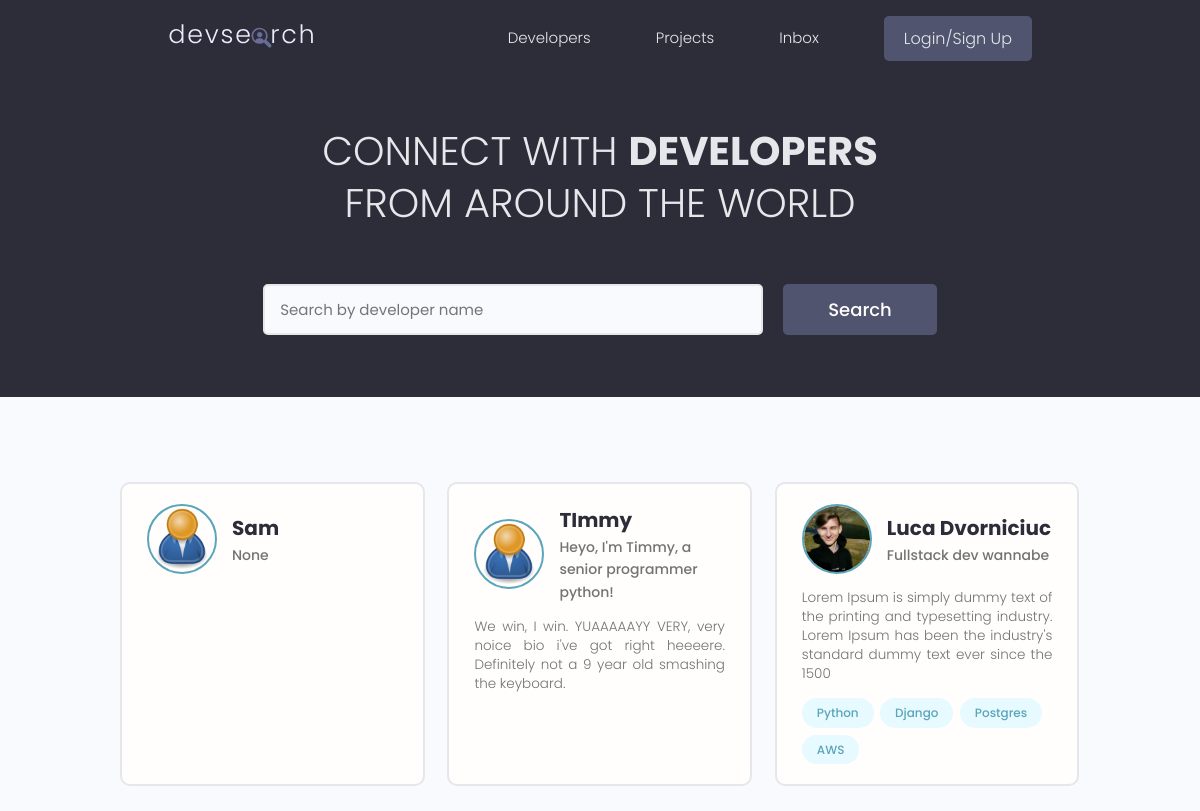
The page / on the database its author committed.
### users/models.py (models this page shows, shortened)
class Profile(models.Model):
    id = models.UUIDField(default=uuid.uuid4, unique=True, primary_key=True, editable=False)
    user = models.OneToOneField(User, on_delete=models.CASCADE, null=True, blank=True)
    name = models.CharField(max_length=200, null=True, blank=True)
    username = models.CharField(max_length=200, null=True, blank=True)
    location = models.CharField(max_length=200, null=True, blank=True)
    email = models.EmailField(max_length=500, null=True, blank=True)
    short_intro = models.CharField(max_length=200, null=True, blank=True)
    bio = models.TextField(null=True, blank=True)
    profile_image = models.ImageField(null=True, blank=True, upload_to='profiles/', default='profiles/user-default.png')
    social_github = models.CharField(max_length=200, null=True, blank=True)
    social_twitter = models.CharField(max_length=200, null=True, blank=True)
    social_linkedin = models.CharField(max_length=200, null=True, blank=True)
    social_youtube = models.CharField(max_length=200, null=True, blank=True)
    social_website = models.CharField(max_length=200, null=True, blank=True)
    created = models.DateTimeField(auto_now_add=True)

class Skill(models.Model):
    id = models.UUIDField(default=uuid.uuid4, unique=True, primary_key=True, editable=False)
    owner = models.ForeignKey(Profile, on_delete=models.CASCADE, null=True, blank=True)
    name = models.CharField(max_length=200)
    description = models.TextField(null=True, blank=True)
    created = models.DateTimeField(auto_now_add=True)
    def __str__(self):
        return self.name

### users/views.py (the view)
# urls.py: path('', views.get_profiles, name='profiles'),
def get_profiles(request):
    profiles, search_query = search_profiles(request)
    context = {
        'profiles': profiles,
        'search_query': search_query,
    }
    return render(request, 'users/profiles.html', context)

### users/utils.py (called while the page is built)
def search_profiles(request):
    search_query = ''
    if request.GET.get('search_query'):
        search_query = request.GET.get('search_query')
    skills = Skill.objects.filter(name__icontains=search_query)
    profiles = Profile.objects.distinct().filter(
        Q(name__icontains=search_query) |
        Q(short_intro__icontains=search_query) |
        Q(skill__in=skills)
    )
    return profiles, search_query

### users/templates/users/profiles.html (shortened to what this page needs)
{% extends 'main.html' %}
{% block content %}
<main class="home">
    <section class="hero-section text-center">
      <div class="container container--narrow">
        <div class="hero-section__box">
          <h2>CONNECT WITH <span>DEVELOPERS</span></h2>
          <h2>FROM AROUND THE WORLD</h2>
        </div>
        <div class="hero-section__search">
          <form class="form" action="{% url 'profiles' %}" method="get">
            <div class="form__field">
              <input class="input input--text" id="formInput#search" type="text" name="search_query"
                placeholder="Search by developer name" value="{{ search_query }}" />
            </div>
            <input class="btn btn--sub btn--lg" type="submit" value="Search" />
          </form>
        </div>
      </div>
    </section>
    <section class="devlist">
      <div class="container">
        <div class="grid grid--three">
            {% for profile in profiles %}
          <div class="column card">
            <div class="dev">
              <a href="{% url 'user-profile' profile.id %}" class="card__body">
                <div class="dev__profile">
                  <img class="avatar avatar--md" src="{{ profile.profile_image.url }}" alt="image" />
                  <div class="dev__meta">
                    <h3>{{ profile.name }}</h3>
                    <h5>{{ profile.short_intro|slice:"60" }}</h5>
                  </div>
                </div>
                <p class="dev__info">
                  {{ profile.bio|slice:"150" }}
                </p>
                <div class="dev__skills">
                    {% for skill in profile.skill_set.all|slice:"5" %}
                  <span class="tag tag--pill tag--main">
                    <small>{{ skill }}</small>
                  </span>
                    {% endfor %}
                </div>
              </a>
            </div>
          </div>
        {% endfor %}
        </div>
      </div>
    </section>
  </main>
{% endblock %}

### static/styles/app.css (style rules this page uses)
:root { --color-sub: #2d2d39; }
.btn--sub { background-color: var(--color-sub-light); }
.card { border: 2px solid var(--color-light); }
img { width: 100%; }
.hero-section { height: 40vh; display: flex; align-items: center; background-color: var(--color-sub); }
.hero-section__box { margin-bottom: 4rem; }
.hero-section__box > h2, .hero-section__box > h2 > span { font-size: 4rem; color: var(--color-light); line-height: 1.3; text-transform: uppercase; }
.hero-section__box > h2 { font-weight: 300; }
.hero-section__box > h2 > span { font-weight: 700; }
.hero-section__search > .form { display: flex; align-items: center; justify-content: center; gap: 2rem; }
.hero-section__search > .form input.input--text { width: 50rem; }
.devlist { margin-top: 8rem; }
.devlist .grid { align-items: stretch; }
.devlist .dev .dev__profile { display: flex; align-items: center; gap: 1.5rem; }
.devlist .dev .dev__meta h3 { color: var(--color-sub); font-size: 2rem; font-weight: 700; }
.devlist .dev .dev__meta h5 { color: var(--color-text); font-size: 1.4rem; font-weight: 500; }
.devlist .dev .dev__info { margin: 1.5rem 0; font-size: 1.35rem; line-height: 1.4; text-align: justify; }

### static/uikit/styles/modules/_variables.css (style rules this page uses)
:root { --color-main: #5aa5b9; --color-main-light: #e6faff; --color-sub: #3f4156; --color-sub-light: #51546e; --color-sub-lighter: #ededfd; --color-text: #737373; --color-gray: #8b8b8b; --color-light: #e5e7eb; --color-light-gray: #767676; --color-bg: #f8fafd; --color-white: #fffefd; --color-white-light: #f3f3f3; --color-success: #359e64; --color-success-bg: #def8e8; --color-error: #fc4b0b; --color-error-bg: #fff2ee; --font-base: 'Poppins', arial, helvetica, 'Segoe UI', roboto, ubuntu, sans-serif; --font-monospace: 'Fira Code', 'Courier New', courier, monospace; --font-regular: 300; --font-medium: 500; --font-bold: 700; --generic-shadow: 1px 1px 5px #00000010; --generic-transition: all 0.3s ease-in-out; }

### static/uikit/styles/modules/_base.css (style rules this page uses)
* { margin: 0; padding: 0; box-sizing: border-box; text-rendering: optimizeLegibility; color: inherit; font-size: inherit; }
html { font-size: 50%; }
@media only screen and (min-width: 480px) { html { font-size: 56.25%; } }
@media only screen and (min-width: 1200px) { html { font-size: 62.5%; } }
body { line-height: 1.6; font-weight: 400; font-size: 1.5rem; color: var(--color-text); background-color: var(--color-bg); min-height: 100vh; }

### static/uikit/styles/modules/_typography.css (style rules this page uses)
* { font-family: var(--font-base); }
h2 { font-size: 3.6rem; font-weight: var(--font-bold); }
h3 { font-size: 3.2rem; font-weight: var(--font-medium); }
h5 { font-size: 2.4rem; font-weight: var(--font-medium); }
h5, h6 { font-weight: var(--font-regular); }
p, span, strong { font-size: 1.6rem; color: var(--color-text); font-weight: var(--font-regular); }
a { padding-bottom: 2px; text-decoration: none; display: inline-block; color: var(--color-main); font-weight: var(--font-medium); }

### static/uikit/styles/modules/_utilities.css (style rules this page uses)
.container { width: 92%; max-width: 165rem; margin: 0 auto; box-sizing: border-box; }
.container--narrow { width: 92%; max-width: 120rem; }
@media screen and (min-width: 1000px) { .container { width: 90%; } }
@media screen and (min-width: 1000px) { .container--narrow { width: 85%; } }
@media screen and (min-width: 1200px) { .container { width: 80%; } }
@media screen and (min-width: 1200px) { .container--narrow { width: 72%; } }
.text-center { text-align: center; }

### static/uikit/styles/modules/_avatar.css (style rules this page uses)
.avatar { border-radius: 50%; border: 2px solid var(--color-main); object-fit: cover; }
.avatar--md { height: 7rem; width: 7rem; }

### static/uikit/styles/modules/_button.css (style rules this page uses)
.btn { display: inline-block; position: relative; cursor: pointer; background-color: var(--color-light); font-weight: var(--font-medium); color: var(--color-sub); text-decoration: none; padding: 1rem 2rem; border-radius: 0.5rem; border: none; width: -webkit-fit-content; width: -moz-fit-content; width: fit-content; height: -webkit-fit-content; height: -moz-fit-content; height: fit-content; font-size: 1.6rem; outline-width: 0; outline-color: transparent; -webkit-backface-visibility: hidden; backface-visibility: hidden; transition: all 0.3s ease-in-out; }
.btn--sub { background-color: var(--color-sub); color: var(--color-white); }
.btn--lg { font-size: 1.8rem; padding: 1.2rem 4.5rem; }

### static/uikit/styles/modules/_card.css (style rules this page uses)
.card { border-radius: 1rem; background-color: var(--color-white); border: 1.5px solid var(--color-light); width: auto; height: auto; margin-top: 0.5rem; margin-bottom: 0.5rem; overflow: hidden; }
.card__body, .card__header { padding: 2rem 2.5rem; }

### rows shown on the page
Profile: profile_image (placeholder picture), name "Sam", short_intro "None"
Profile: profile_image (placeholder picture), name "TImmy", short_intro "Heyo, I'm Timmy, a senior programmer python!", bio "We win, I win. YUAAAAAYY VERY, very noice bio i've got right heeeere. Definitely not a 9 year old smashing the keyboard."
Profile: profile_image (picture), name "Luca Dvorniciuc", short_intro "Fullstack dev wannabe", bio "Lorem Ipsum is simply dummy text of the printing and typesetting industry. Lorem Ipsum has been the industry's standard dummy text ever since the 1500"
Skill: name "Python"
Skill: name "Django"
Skill: name "Postgres"
Skill: name "AWS"
